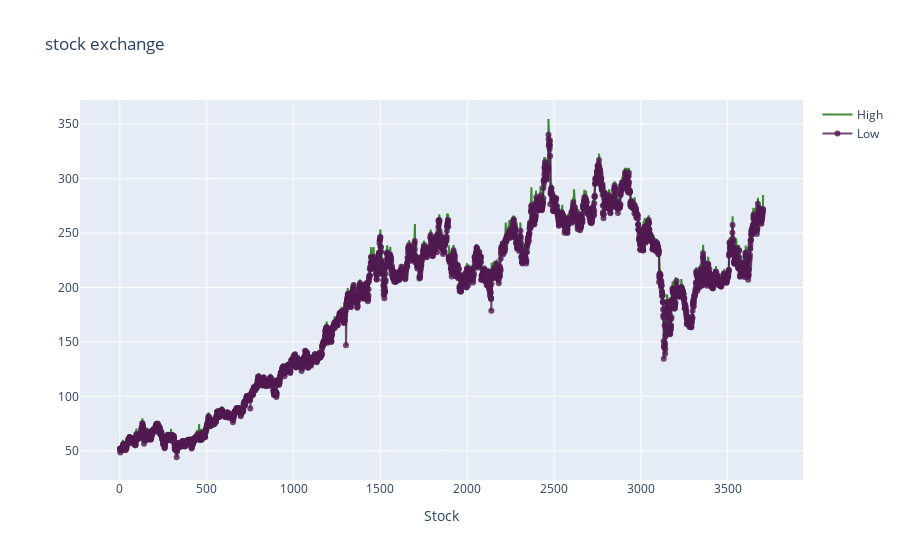

Notebook code for this chart:
### Code cell
import chart_studio.plotly as py

from chart_studio.plotly import iplot

import plotly.graph_objects as go

from plotly.offline import iplot


data = [trace1, trace2]
layout = dict(title = 'stock exchange',
              xaxis= dict(title= 'Stock',ticklen= 5,zeroline= False)
             )
fig = dict(data = data, layout = layout)
iplot(fig)

### Figure 1 — Plotly figure (JSON) as saved in the notebook; plotly's stock layout.template omitted (floating-point values rounded to 4 significant figures; data arrays with more than 128 entries replaced by an {"elided": "..."} marker saying what was removed)
{"data": [{"marker": {"color": "rgba(16, 112, 2, 0.8)"}, "mode": "lines", "name": "High", "type": "scatter", "x": {"elided": "3705 int values"}, "y": {"elided": "3705 float values"}}, {"marker": {"color": "rgba(80, 26, 80, 0.8)"}, "mode": "lines+markers", "name": "Low", "type": "scatter", "x": {"elided": "3705 int values"}, "y": {"elided": "3705 float values"}}], "layout": {"title": {"text": "stock exchange"}, "xaxis": {"ticklen": 5, "title": {"text": "Stock"}, "zeroline": false}}}
